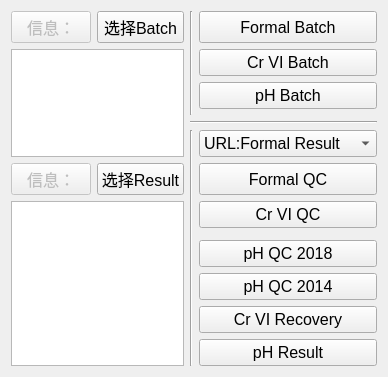
        <widget class="QWidget" name="tab_4">
         <attribute name="title">
          <string>UV Operate</string>
         </attribute>
         <layout class="QGridLayout" name="gridLayout_5">
          <item row="0" column="0">
           <widget class="QPushButton" name="pushButton_39">
            <property name="enabled">
             <bool>false</bool>
            </property>
            <property name="sizePolicy">
             <sizepolicy hsizetype="Expanding" vsizetype="Expanding">
              <horstretch>0</horstretch>
              <verstretch>0</verstretch>
             </sizepolicy>
            </property>
            <property name="font">
             <font>
              <pointsize>12</pointsize>
             </font>
            </property>
            <property name="text">
             <string>信息：</string>
            </property>
           </widget>
          </item>
          <item row="1" column="3">
           <widget class="QPushButton" name="pushButton_46">
            <property name="sizePolicy">
             <sizepolicy hsizetype="Expanding" vsizetype="Expanding">
              <horstretch>0</horstretch>
              <verstretch>0</verstretch>
             </sizepolicy>
            </property>
            <property name="font">
             <font>
              <pointsize>12</pointsize>
             </font>
            </property>
            <property name="statusTip">
             <string>获取Sample ID以六价铬格式生成TXT格式</string>
            </property>
            <property name="text">
             <string>Cr VI Batch</string>
            </property>
           </widget>
          </item>
          <item row="10" column="3">
           <widget class="QPushButton" name="pushButton_48">
            <property name="sizePolicy">
             <sizepolicy hsizetype="Expanding" vsizetype="Expanding">
              <horstretch>0</horstretch>
              <verstretch>0</verstretch>
             </sizepolicy>
            </property>
            <property name="font">
             <font>
              <pointsize>12</pointsize>
             </font>
            </property>
            <property name="statusTip">
             <string>填写pH QC Chart</string>
            </property>
            <property name="text">
             <string>pH QC 2014</string>
            </property>
           </widget>
          </item>
          <item row="4" column="2" colspan="2">
           <widget class="Line" name="line_2">
            <property name="orientation">
             <enum>Qt::Horizontal</enum>
            </property>
           </widget>
          </item>
          <item row="11" column="3">
           <widget class="QPushButton" name="pushButton_54">
            <property name="sizePolicy">
             <sizepolicy hsizetype="Expanding" vsizetype="Expanding">
              <horstretch>0</horstretch>
              <verstretch>0</verstretch>
             </sizepolicy>
            </property>
            <property name="font">
             <font>
              <pointsize>12</pointsize>
             </font>
            </property>
            <property name="statusTip">
             <string>六价铬回收率计算</string>
            </property>
            <property name="text">
             <string>Cr VI Recovery</string>
            </property>
           </widget>
          </item>
          <item row="2" column="3">
           <widget class="QPushButton" name="pushButton_45">
            <property name="sizePolicy">
             <sizepolicy hsizetype="Expanding" vsizetype="Expanding">
              <horstretch>0</horstretch>
              <verstretch>0</verstretch>
             </sizepolicy>
            </property>
            <property name="font">
             <font>
              <pointsize>12</pointsize>
             </font>
            </property>
            <property name="statusTip">
             <string>获取Sample ID以pH格式生成CSV格式</string>
            </property>
            <property name="text">
             <string>pH Batch</string>
            </property>
           </widget>
          </item>
          <item row="5" column="2" rowspan="8">
           <widget class="Line" name="line_4">
            <property name="orientation">
             <enum>Qt::Vertical</enum>
            </property>
           </widget>
          </item>
          <item row="6" column="0">
           <widget class="QPushButton" name="pushButton_42">
            <property name="enabled">
             <bool>false</bool>
            </property>
            <property name="sizePolicy">
             <sizepolicy hsizetype="Expanding" vsizetype="Expanding">
              <horstretch>0</horstretch>
              <verstretch>0</verstretch>
             </sizepolicy>
            </property>
            <property name="font">
             <font>
              <pointsize>12</pointsize>
             </font>
            </property>
            <property name="text">
             <string>信息：</string>
            </property>
           </widget>
          </item>
          <item row="6" column="1">
           <widget class="QPushButton" name="pushButton_43">
            <property name="sizePolicy">
             <sizepolicy hsizetype="Expanding" vsizetype="Expanding">
              <horstretch>0</horstretch>
              <verstretch>0</verstretch>
             </sizepolicy>
            </property>
            <property name="font">
             <font>
              <pointsize>12</pointsize>
             </font>
            </property>
            <property name="statusTip">
             <string>选择Result文件</string>
            </property>
            <property name="text">
             <string>选择Result</string>
            </property>
            <property name="icon">
             <iconset>
              <normaloff>icon/open.png</normaloff>
              <normalon>:/open.png</normalon>
              <disabledoff>:/open.png</disabledoff>
              <disabledon>:/open.png</disabledon>
              <activeoff>:/open.png</activeoff>
              <activeon>:/open.png</activeon>
              <selectedoff>:/open.png</selectedoff>
              <selectedon>:/open.png</selectedon>icon/open.png</iconset>
            </property>
           </widget>
          </item>
          <item row="1" column="0" rowspan="5" colspan="2">
           <widget class="QTextBrowser" name="textBrowser_4">
            <property name="sizePolicy">
             <sizepolicy hsizetype="Ignored" vsizetype="Ignored">
              <horstretch>0</horstretch>
              <verstretch>0</verstretch>
             </sizepolicy>
            </property>
            <property name="statusTip">
             <string>选择Barch的文件信息</string>
            </property>
           </widget>
          </item>
          <item row="0" column="2" rowspan="4">
           <widget class="Line" name="line_3">
            <property name="orientation">
             <enum>Qt::Vertical</enum>
            </property>
           </widget>
          </item>
          <item row="9" column="3">
           <widget class="QPushButton" name="pushButton_52">
            <property name="sizePolicy">
             <sizepolicy hsizetype="Expanding" vsizetype="Expanding">
              <horstretch>0</horstretch>
              <verstretch>0</verstretch>
             </sizepolicy>
            </property>
            <property name="font">
             <font>
              <pointsize>12</pointsize>
              <weight>50</weight>
              <bold>false</bold>
             </font>
            </property>
            <property name="text">
             <string>pH QC 2018</string>
            </property>
           </widget>
          </item>
          <item row="7" column="0" rowspan="6" colspan="2">
           <widget class="QTextBrowser" name="textBrowser_5">
            <property name="sizePolicy">
             <sizepolicy hsizetype="Ignored" vsizetype="Ignored">
              <horstretch>0</horstretch>
              <verstretch>0</verstretch>
             </sizepolicy>
            </property>
            <property name="statusTip">
             <string>选择Result的文件信息</string>
            </property>
           </widget>
          </item>
          <item row="6" column="3">
           <widget class="QPushButton" name="pushButton_47">
            <property name="sizePolicy">
             <sizepolicy hsizetype="Expanding" vsizetype="Expanding">
              <horstretch>0</horstretch>
              <verstretch>0</verstretch>
             </sizepolicy>
            </property>
            <property name="font">
             <font>
              <pointsize>12</pointsize>
             </font>
            </property>
            <property name="statusTip">
             <string>填写甲醛QC Chart</string>
            </property>
            <property name="text">
             <string>Formal QC</string>
            </property>
           </widget>
          </item>
          <item row="0" column="1">
           <widget class="QPushButton" name="pushButton_41">
            <property name="sizePolicy">
             <sizepolicy hsizetype="Expanding" vsizetype="Expanding">
              <horstretch>0</horstretch>
              <verstretch>0</verstretch>
             </sizepolicy>
            </property>
            <property name="font">
             <font>
              <pointsize>12</pointsize>
             </font>
            </property>
            <property name="statusTip">
             <string>选择需要获取的Batch</string>
            </property>
            <property name="text">
             <string>选择Batch</string>
            </property>
            <property name="icon">
             <iconset>
              <normaloff>icon/open.png</normaloff>
              <normalon>:/open.png</normalon>
              <disabledoff>:/open.png</disabledoff>
              <disabledon>:/open.png</disabledon>
              <activeoff>:/open.png</activeoff>
              <activeon>:/open.png</activeon>
              <selectedoff>:/open.png</selectedoff>
              <selectedon>:/open.png</selectedon>icon/open.png</iconset>
            </property>
           </widget>
          </item>
          <item row="5" column="3">
           <widget class="QComboBox" name="comboBox_2">
            <property name="sizePolicy">
             <sizepolicy hsizetype="Expanding" vsizetype="Expanding">
              <horstretch>0</horstretch>
              <verstretch>0</verstretch>
             </sizepolicy>
            </property>
            <property name="font">
             <font>
              <pointsize>12</pointsize>
             </font>
            </property>
            <property name="statusTip">
             <string>Result数据的选择路径</string>
            </property>
            <item>
             <property name="text">
              <string>URL:Formal Result</string>
             </property>
            </item>
            <item>
             <property name="text">
              <string>URL:Cr VI Result</string>
             </property>
            </item>
            <item>
             <property name="text">
              <string>URL:pH 2018 Result</string>
             </property>
            </item>
            <item>
             <property name="text">
              <string>URL:pH 2014 Result</string>
             </property>
            </item>
            <item>
             <property name="text">
              <string>URL:pH Result</string>
             </property>
            </item>
           </widget>
          </item>
          <item row="7" column="3">
           <widget class="QPushButton" name="pushButton_49">
            <property name="sizePolicy">
             <sizepolicy hsizetype="Expanding" vsizetype="Expanding">
              <horstretch>0</horstretch>
              <verstretch>0</verstretch>
             </sizepolicy>
            </property>
            <property name="font">
             <font>
              <pointsize>12</pointsize>
             </font>
            </property>
            <property name="statusTip">
             <string>填写六价铬QC Chart</string>
            </property>
            <property name="text">
             <string>Cr VI QC</string>
            </property>
           </widget>
          </item>
          <item row="0" column="3">
           <widget class="QPushButton" name="pushButton_44">
            <property name="sizePolicy">
             <sizepolicy hsizetype="Expanding" vsizetype="Expanding">
              <horstretch>0</horstretch>
              <verstretch>0</verstretch>
             </sizepolicy>
            </property>
            <property name="font">
             <font>
              <pointsize>12</pointsize>
             </font>
            </property>
            <property name="statusTip">
             <string>获取Sample ID以甲醛格式生成TXT格式</string>
            </property>
            <property name="text">
             <string>Formal Batch</string>
            </property>
           </widget>
          </item>
          <item row="12" column="3">
           <widget class="QPushButton" name="pushButton_53">
            <property name="sizePolicy">
             <sizepolicy hsizetype="Expanding" vsizetype="Expanding">
              <horstretch>0</horstretch>
              <verstretch>0</verstretch>
             </sizepolicy>
            </property>
            <property name="font">
             <font>
              <pointsize>12</pointsize>
             </font>
            </property>
            <property name="statusTip">
             <string>pH结果处理--移动并添加气温和斜率</string>
            </property>
            <property name="text">
             <string>pH Result</string>
            </property>
           </widget>
          </item>
         </layout>
        </widget>
